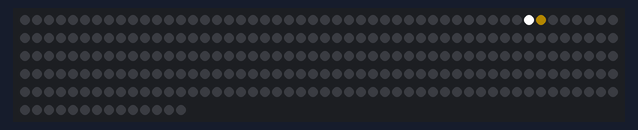
Bench run of a program on a simulated ESP32. Parts: 264 RGB LEDs in strip order, left to right, continuing on the next row. Dim RGB values are drawn brighter than linear; random numbers use the default seed unless the program sets one.

Above: at 3.16 s.
At 6.5 s:
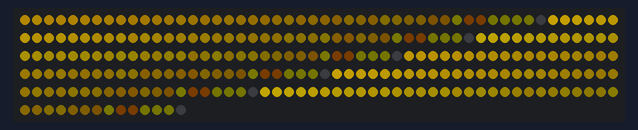
At 10.4 s:
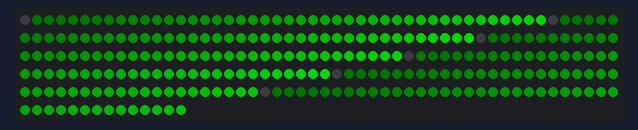
At 14.3 s:
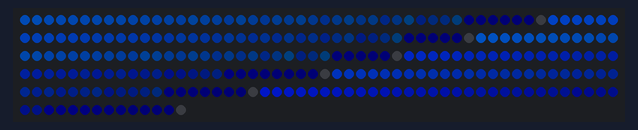
At 22.2 s:
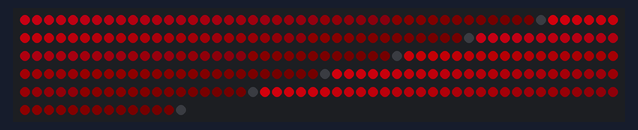
At 37.9 s:
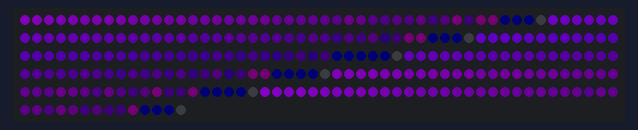

The program:

main.cpp
```cpp
#include <Arduino.h>
#include <FastLED.h>
#include "cube.h"
#include "constants.h"
#include "stripcontroller.h"
#include "animation.h"

#define LED_PIN 4
#define BRIGHTNESS 255
#define LED_TYPE WS2812B
#define COLOR_ORDER GRB

StripController<4> *stripControllers[6];
Animation *animation;
CubeGradientFadeAnimation *cubeGradientFadeAnimation;
GradientFadeAnimation *gradientFadeAnimation;

void setup() {
    delay(3000);
    Serial.begin(115200);
    FastLED.addLeds<LED_TYPE, LED_PIN, COLOR_ORDER>(Cube::getInstance()->leds, NUM_LEDS)
            .setCorrection(TypicalLEDStrip);
    FastLED.setBrightness(BRIGHTNESS);
    Cube *cube = Cube::getInstance();
    animation = new CubeGradientFadeAnimation(nullptr);
}

void loop() {
    animation -> draw();
//    for (int i = 0; i < STRIP_SIZE * 4; ++i) {
//        for (int j = 0; j < 6; ++j) {
//            stripControllers[j] -> drawRangeGradient(CHSV(0,255,0), CHSV(42 * j,255,255), i, 10);
//        }
//        FastLED.show();
//        delay(20);
//        for (int j = 0; j < 6; ++j) {
//            stripControllers[j] -> drawRange(CRGB::Black, i, 10);
//        }
//    }
//    for (int i = 0; i < STRIP_SIZE; ++i) {
//        stripController.setStripLights(CRGB::Red, i);
//        FastLED.show();
//        delay(100);
//    }
//    for (int i = 0; i < STRIP_SIZE; ++i) {
//        stripController.setStripLights(CRGB::Black, i);
//        FastLED.show();
//        delay(100);
//    }
//    for (int i = 0; i < STRIP_SIZE / 2; ++i) {
//        cube -> FULL_CUBE -> setStripLights(CRGB::Red, i);
//        cube -> FULL_CUBE -> invert();
//        cube -> FULL_CUBE -> setStripLights(CRGB::Red, i);
//        cube -> FULL_CUBE -> invert();
//        FastLED.show();
//        delay(100);
//    }
//
//    cube -> FULL_CUBE -> invert();
//
//    FastLED.show();
//    delay(100);
//
//    for (int i = 0; i < STRIP_SIZE; ++i) {
//        cube -> FULL_CUBE -> setStripLights(CRGB::Black, i);
//        FastLED.show();
//        delay(100);
//    }
//
//    cube -> FULL_CUBE -> invert();
}
```

animation.h
```cpp
//
// Created by Samuel on 28/07/2020.
//

#ifndef INFINITY_CUBE_ANIMATION_H
#define INFINITY_CUBE_ANIMATION_H

#include "stripcontroller.h"
#include "delays.h"

class Animation {
protected:
    StripControllerBase* target;
public:
    explicit Animation(StripControllerBase *target) {
        this -> target = target;
    }

    virtual void draw() = 0;
};

class GradientFadeAnimation: public Animation {
public:
    explicit GradientFadeAnimation(StripControllerBase *target) : Animation(target) {}

    bool build = true;
    CHSV color = CHSV(0, 255, 255);

    void draw() override {
        for (int i = 1; i <= STRIP_SIZE * target -> TARGET_COUNT_VALUE; ++i) {
            target->drawRangeGradient(CHSV(0, 255, 0), color,
                    0, i);
            if (i < 44) target->setLight(CRGB::White, i);
            FastLED.show();
            delay(5);
        }
        target -> compoundReverse = !(target -> compoundReverse);
    }
};

class CubeGradientFadeAnimation: public Animation {
public:
    GradientFadeAnimation *fades[6];
    CHSV color = CHSV(0, 255, 255);

    explicit CubeGradientFadeAnimation(StripControllerBase *target) : Animation(target) {
        for (int i = 0; i < 6; ++i) {
            fades[i] = new GradientFadeAnimation(Cube::getInstance() -> FACES[i]);
        }
    }

    void draw() override {
        color.h = (color.h + 50) % 255;
        for (auto & fade : fades) {
            fade -> color.h = (this -> color.h) + 5 - random(10);
            fade -> color.s = 255;
            fade -> color.v = 200 - random(50);
            fade -> draw();
        }
        delay(500);
        shuffle();
    }

    void black() {
        int h = color.h;
        color.setHSV(0, 255, 0);
        for (auto & fade : fades) {
            fade -> color = color;
            fade -> draw();
        }
        color.h = h;
        shuffle();
    }

    // Fisher-Yates algorithm
    void shuffle() {
        for (int i = 5; i != 0; i--) {
            int j = random(0,i);
            GradientFadeAnimation *temp = fades[j];
            fades[j] = fades[i];
            fades[i] = temp;
        }
    }
};

#endif //INFINITY_CUBE_ANIMATION_H
```

constants.h
```cpp
//
// Created by Samuel on 26/07/2020.
//

#ifndef INFINITY_CUBE_CONSTANTS_H
#define INFINITY_CUBE_CONSTANTS_H

static const int NUM_LEDS = 264;       // Amount of leds in the cube
static const int STRIP_COUNT = 24;     // Amount of (sub)strips
static const int STRIP_SIZE = 11;      // Amount of leds in each strip

#endif //INFINITY_CUBE_CONSTANTS_H
```

cube.cpp
```cpp
//
// Created by Samuel on 26/07/2020.
//

#include "cube.h"
#include "stripcontroller.h"
#include <FastLED.h>

Cube *Cube::instance = nullptr;

Cube::Cube() {
    for (int i = 0; i < STRIP_COUNT; ++i) {
        auto *strip = new Strip(i);
        strips[i] = strip;
    }
    for (auto & led : leds) {
        led = CRGB::Black;
    }
    setDefaults();
}

// Inverts the direction of a strip
void Cube::invert(int index) {
    (*strips[index]).reverse =  !(*strips[index]).reverse;
}

const int TO_INVERT[] = {0, 1, 4, 5, 8, 9, 12, 15, 16, 19, 20, 21};
//const int Z_INDICES[] = {5, 7, 8, 10, 12, 14, 16, 18};
//const int X_INDICES[] = {0, 2, 9, 11, 17, 19, 21, 23};
//const int Y_INDICES[] = {1, 3, 4, 6, 13, 15, 20, 22};

// Generates default and constants.
void Cube::setDefaults() {
    FULL_CUBE = &(*new StripController<24>(strips));

    for (int i = 0; i < 6; ++i) {
        Strip *face[4] = {strips[0 + 4 * i], strips[1 + 4 * i], strips[2 + 4 * i], strips[3 + 4 * i]};
        FACES[i] = &(*new StripController<4>(face));
    }

    for (int i = 0; i < 11; ++i) {
//        invert(TO_INVERT[i]);
    }
}
```

cube.h
```cpp
//
// Created by Samuel on 26/07/2020.
//
//

#ifndef INFINITY_CUBE_CUBE_H
#define INFINITY_CUBE_CUBE_H

#include <FastLED.h>
#include "strip.h"
#include "constants.h"

// Forward deceleration for pointer
template < int TARGET_COUNT >
class StripController;

// Singleton Cube class.
class Cube {
    static Cube *instance;

    void setDefaults();

    Cube();

public:
    StripController<24> *FULL_CUBE;
    StripController<4> *FACES[6];
    StripController<8> *Z_AXIS;
    StripController<8> *Y_AXIS;
    StripController<8> *X_AXIS;

    CRGB leds[NUM_LEDS];
    Strip *strips[STRIP_COUNT];

    void invert(int index);

    static Cube *getInstance() {
        if (!instance) {
            instance = new Cube();
        }
        return instance;
    }
};


#endif //INFINITY_CUBE_CUBE_H
```

delays.cpp
```cpp
//
// Created by Samuel on 28/07/2020.
//

#include "delays.h"
```

delays.h
```cpp
//
// Created by Samuel on 28/07/2020.
//

#ifndef INFINITY_CUBE_DELAYS_H
#define INFINITY_CUBE_DELAYS_H


#include <cmath>

class Delays {
public:
    static double gaussian(int index, int size, float gamma){
        return (exp(-pow((((float) index / (float) size) - 0.5) / gamma, 2.0) / 2.0));
    }

    static double circular(int index, int size){
        return sqrt(1.0 -  pow(std::abs((2.0*((float) index/ (float)size))-1.0),2.0));
    }
};


#endif //INFINITY_CUBE_DELAYS_H
```

strip.cpp
```cpp
//
// Created by Samuel on 26/07/2020.
//

#include "strip.h"
#include "constants.h"

//
// Fills the array with leds according to the index.
//
void getStrip(int arr[11], int index) {
    for (int i = 0; i < 11; i++) {
        arr[i] = i + 11 * index;
    }
}

Strip::Strip(int i) {
    getStrip(leds, i);
    this->index = i;
}

int Strip::getLedIndex(int i) {
    if (reverse) {
        return leds[STRIP_SIZE - 1] - i;
    } else {
        return leds[i];
    }
}
```

strip.h
```cpp
//
// Created by Samuel on 26/07/2020.
//

#ifndef INFINITY_CUBE_STRIP_H
#define INFINITY_CUBE_STRIP_H

#include "constants.h"

class Strip {
    // Array containing the indices of this strip.
    int leds[STRIP_SIZE]{};

    // Index of the strip in the cube
    int index;

public:
    explicit Strip(int i);

    int getLedIndex(int i);

// Used so that 2 strips on an edge have the same indices.
bool reverse = false;
};


#endif //INFINITY_CUBE_STRIP_H
```

stripcontroller.h
```cpp
//
// Created by Samuel on 26/07/2020.
//

#ifndef INFINITY_CUBE_STRIPCONTROLLER_H
#define INFINITY_CUBE_STRIPCONTROLLER_H

#include <FastLED.h>
#include "strip.h"
#include "cube.h"
#include "constants.h"

//
// Needed for generic base pointers.
//
class StripControllerBase {
public:
    // When the strips are used in compound fashion, i.e. drawRange(Gradient) this allows the strip to be reversed.
    bool compoundReverse = true;

    int TARGET_COUNT_VALUE = 0;

    StripControllerBase() = default;

    virtual void invert() = 0;

    virtual void assign(Strip* targets[]) = 0;

    virtual void drawRange(CRGB color, int start, int length) = 0;

    virtual void setLight(CRGB color, int i) = 0;

    // Draws a gradient over a range in compound fashion.
    virtual void drawRangeGradient(CHSV startcolor, CHSV endcolor, int start, int length) = 0;

    // Sets the color for an index for every strip in the controller.
    virtual void setStripLights(CRGB color, int i) = 0;
};

// Amount of strips under control of this controller.
template < int TARGET_COUNT >

//
// A Strip Controller abstracts the control of a Strip such that it can be used in a compound fashion.
//
class StripController: public StripControllerBase {
Strip *targets[TARGET_COUNT];
public:

    explicit StripController(Strip* targets[]);

    explicit StripController(StripController **stripController);

    StripController();

    void invert() override;

    void assign(Strip* targets[]) override;

    void drawRange(CRGB Color, int start, int length) override;

    void drawRangeGradient(CHSV startcolor, CHSV endcolor, int start, int length) override;

    void setLight(CRGB color, int i) override ;

    void setStripLights(CRGB color, int i) override;
};

template<int TARGET_COUNT>
StripController<TARGET_COUNT>::StripController(Strip **targets) {
    this -> TARGET_COUNT_VALUE = TARGET_COUNT;
    for (int i = 0; i < TARGET_COUNT; ++i) {
        this -> targets[i] = targets[i];
    }
}

template<int TARGET_COUNT>
void StripController<TARGET_COUNT>::setStripLights(CRGB color, int i) {
    Cube *cube = Cube::getInstance();
    for (auto strip : targets) {
        cube -> leds[strip -> getLedIndex(i)] = color;
    }
}

template<int TARGET_COUNT>
void StripController<TARGET_COUNT>::assign(Strip **targets) {
    for (int i = 0; i < TARGET_COUNT; ++i) {
        this->targets[i] = targets[i];
    }
}

template<int TARGET_COUNT>
void StripController<TARGET_COUNT>::invert() {
    for (int i = 0; i < TARGET_COUNT; ++i) {
        targets[i] -> reverse = !(targets[i] -> reverse);
    }
}

template<int TARGET_COUNT>
StripController<TARGET_COUNT>::StripController(StripController **stripController) {
    int start = 0;
    for (StripController & strip : stripController) {
        for (int i = 0; i < strip -> TARGET_COUNT ; ++i) {
            this -> targets[start + i] = strip -> targets[i];
        }
        start += strip -> TARGET_COUNT;
    }
}

template<int TARGET_COUNT>
void StripController<TARGET_COUNT>::drawRange(CRGB color, int start, int length) {
    for (int i = 0; i < length; ++i) {
        int index = start + i;
        int strip = (index % (TARGET_COUNT * STRIP_SIZE)) / STRIP_SIZE;
        (Cube::getInstance()) -> leds[targets[strip] -> getLedIndex(index % STRIP_SIZE)] = color;
    }
}

template<int TARGET_COUNT>
void StripController<TARGET_COUNT>::drawRangeGradient(CHSV startcolor, CHSV endcolor, int start, int length) {
    if (length == 1) {
        CRGB color;
        hsv2rgb_rainbow(endcolor, color);
        setLight(color, start);
        return;
    }

    if( endcolor.value == 0 || endcolor.saturation == 0) {
        endcolor.hue = startcolor.hue;
    }

    if( startcolor.value == 0 || startcolor.saturation == 0) {
        startcolor.hue = endcolor.hue;
    }

    for (int i = 0; i < length; ++i) {
        float frac = (float) i / (float) (length - 1);
        frac = frac * 255;
        CRGB color = blend(startcolor, endcolor, frac);
        this->setLight(color, start + i);
    }
}

template<int TARGET_COUNT>
void StripController<TARGET_COUNT>::setLight(CRGB color, int i) {
    if (compoundReverse)  {
        i = TARGET_COUNT * STRIP_SIZE - i - 1;
    }

    // Underflow
    if (i < 0) i = i + TARGET_COUNT * STRIP_SIZE;

    int strip = (i % (TARGET_COUNT * STRIP_SIZE)) / STRIP_SIZE;
    (Cube::getInstance()) -> leds[targets[strip] -> getLedIndex(i % STRIP_SIZE)] = color;
}

#endif //INFINITY_CUBE_STRIPCONTROLLER_H
```
